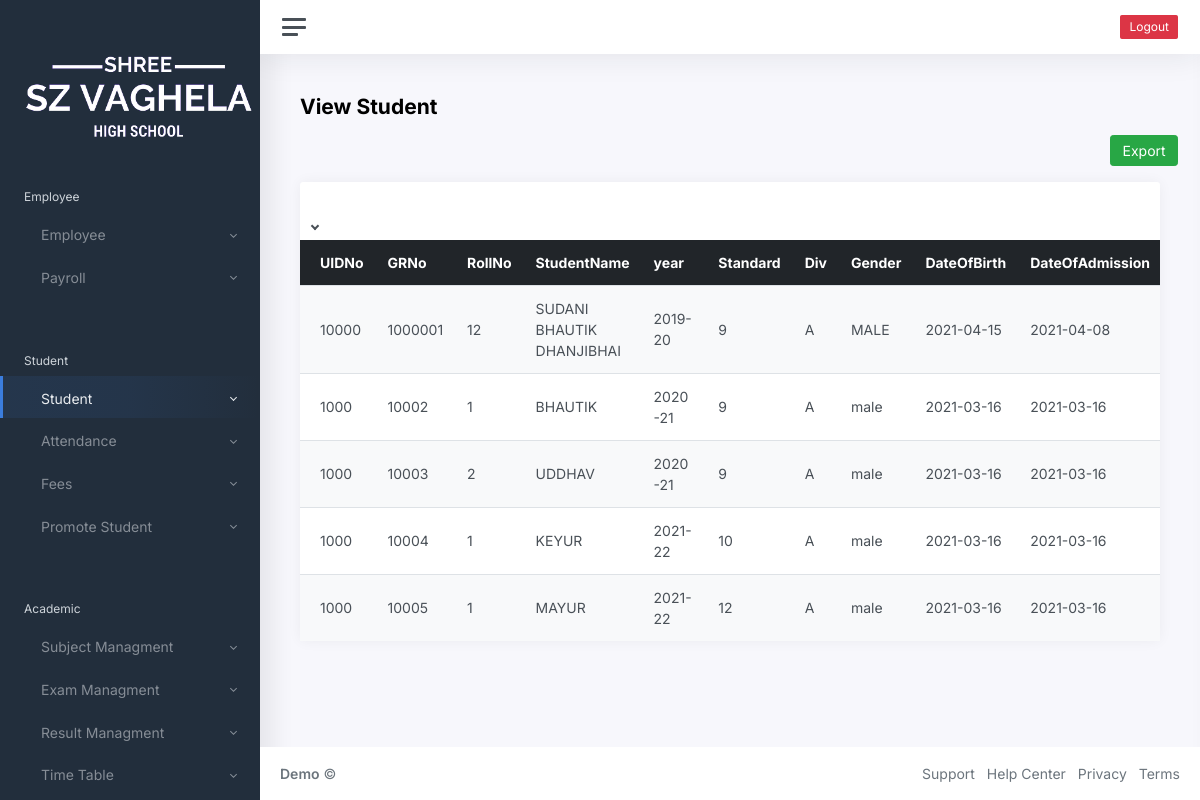
/student/student-view.php (signed in), run on an earlier commit of the app's database.
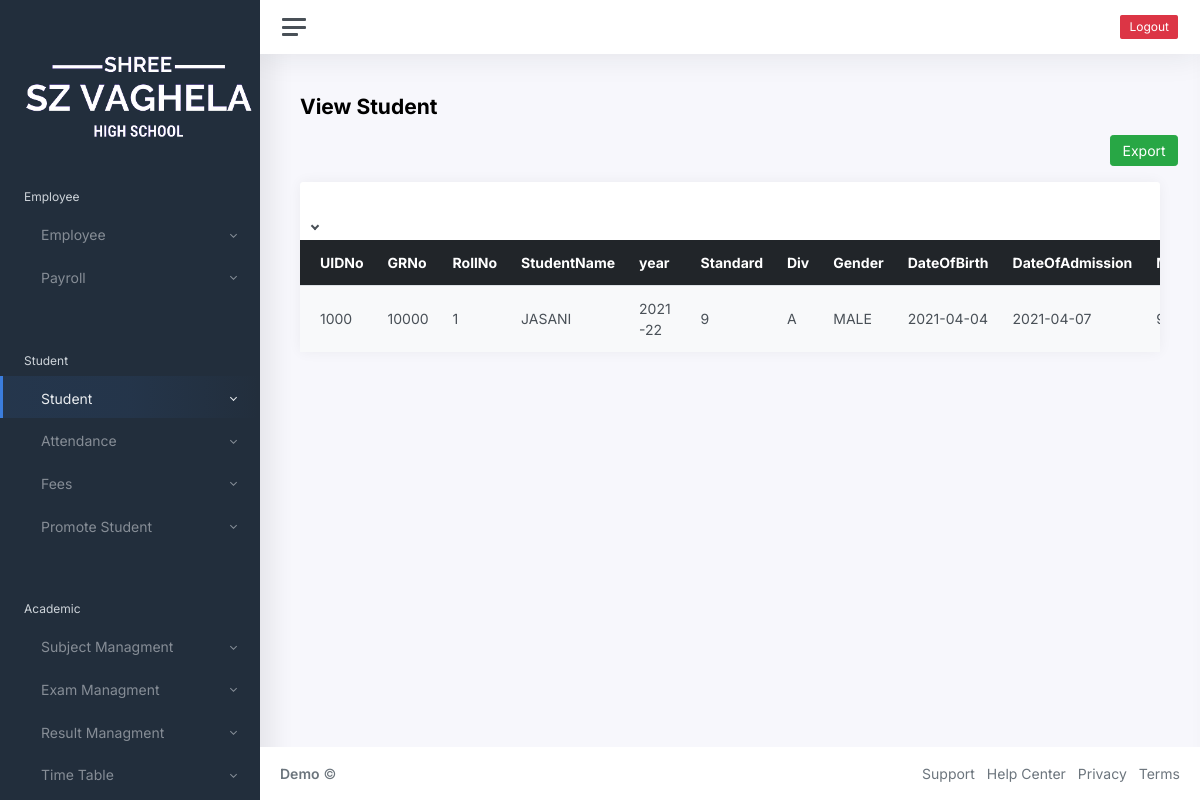
And on a later commit of the database.
### tables this page shows
CREATE TABLE `studentmaster` (
  `date` datetime NOT NULL,
  `StuUIDNo` varchar(13) NOT NULL,
  `StuGRNo` varchar(30) NOT NULL,
  `StuRollNo` int(20) NOT NULL,
  `Stuprefix` varchar(50) NOT NULL,
  `StuStudentName` varchar(150) NOT NULL,
  `Stumiddle` varchar(100) NOT NULL,
  `StuLastname` varchar(100) NOT NULL,
  `StuAcdemicyear` varchar(10) NOT NULL,
  `StuStandard` bigint(10) NOT NULL,
  `StuDiv` varchar(10) NOT NULL,
  `StuGender` varchar(10) NOT NULL,
  `StuDOB` date NOT NULL,
  `StuDateOfAdmission` date NOT NULL,
  `StuParentMobileNumber1` decimal(10,0) NOT NULL,
  `StuParentMobileNumber2` decimal(10,0) NOT NULL,
  `StuHouseNo` varchar(20) NOT NULL,
  `StuStreetName` varchar(20) NOT NULL,
  `StuLocation` varchar(50) NOT NULL,
  `StuCity` varchar(20) NOT NULL,
  `StuDist` varchar(20) NOT NULL,
  `StuBirthPlace` varchar(150) NOT NULL,
  `StuAadharNo` decimal(12,0) NOT NULL,
  `StuCategory` varchar(50) NOT NULL,
  `StuCaste` varchar(50) NOT NULL,
  `StuLastschoolname` varchar(50) NOT NULL,
  `StuBankname` varchar(20) NOT NULL,
  `StuBankACno` varchar(20) NOT NULL,
  `StuBankIFSCcode` varchar(20) NOT NULL,
  `StuStatus` varchar(15) NOT NULL,
  `StuStatusChangedDate` date NOT NULL,
  `file` varchar(255) NOT NULL,
  `filename` varchar(255) NOT NULL,
  `uploadfile` varchar(255) NOT NULL,
  `uploadfilename` varchar(255) NOT NULL
);

### student/student-view.php (the view, shortened to what this page needs)
<?php
include "./connectdb.php";
?>
<!DOCTYPE html>
<html lang="en">
<head>
	<link href="../css/app.css" rel="stylesheet">
</head>
<body>
	<div class="wrapper">
		<nav id="sidebar" class="sidebar">
			<div class="sidebar-content js-simplebar">
				<a class="sidebar-brand">
					<span width="30px">&nbsp;</span>
					<img src="../logo.png" alt="logo" srcset="" height="100px">
				</a>
				<ul class="sidebar-nav">
					<li class="sidebar-header">
						Employee
					</li>
					<li class="sidebar-item">
						<a href="#emp" data-toggle="collapse" class="sidebar-link collapsed">
							<i class="align-middle"></i> <span class="align-middle">Employee</span>
						</a>
					</li>
					<li class="sidebar-item">
						<a href="#payr" data-toggle="collapse" class="sidebar-link collapsed">
							<i class="align-middle"></i> <span class="align-middle">Payroll</span>
						</a>
					</li>
					<li class="sidebar-header">
					</li>
					<li class="sidebar-header">
						Student
					</li>
					<li class="sidebar-item  active">
						<a href="#addstu" data-toggle="collapse" class="sidebar-link collapsed">
							<i class="align-middle"></i> <span class="align-middle">Student</span>
						</a>
					</li>
					<li class="sidebar-item ">
						<a href="#attend" data-toggle="collapse" class="sidebar-link collapsed">
							<i class="align-middle"></i> <span class="align-middle">Attendance</span>
						</a>
					</li>
					<li class="sidebar-item ">
						<a href="#fee" data-toggle="collapse" class="sidebar-link collapsed">
							<i class="align-middle"></i> <span class="align-middle">Fees</span>
						</a>
					</li>
					<li class="sidebar-item ">
						<a href="#pstu" data-toggle="collapse" class="sidebar-link collapsed">
							<i class="align-middle"></i> <span class="align-middle">Promote Student </span>
						</a>
					</li>
					<li class="sidebar-header">
					</li>
					<li class="sidebar-header">
						Academic
					</li>
					<li class="sidebar-item ">
						<a href="#addsubject" data-toggle="collapse" class="sidebar-link collapsed">
							<i class="align-middle"></i> <span class="align-middle">Subject Managment</span>
						</a>
					</li>
					<li class="sidebar-item ">
						<a href="#exammaster" data-toggle="collapse" class="sidebar-link collapsed">
							<i class="align-middle"></i> <span class="align-middle">Exam Managment</span>
						</a>
					</li>
					<li class="sidebar-item ">
						<a href="#resultmaster" data-toggle="collapse" class="sidebar-link collapsed">
							<i class="align-middle"></i> <span class="align-middle">Result Managment</span>
						</a>
					</li>
					<li class="sidebar-item ">
						<a href="#timetable" data-toggle="collapse" class="sidebar-link collapsed">
							<i class="align-middle"></i> <span class="align-middle">Time Table</span>
						</a>
					</li>
				</ul>
			</div>
		</nav>
		<div class="main">
            <nav class="navbar navbar-expand navbar-light navbar-bg">
                <a class="sidebar-toggle d-flex">
                    <i class="hamburger align-self-center"></i>
                </a>
                <div class="navbar-collapse collapse">
                    <ul class="navbar-nav navbar-align">
                    <button type="button" class="btn btn-sm btn-danger" id="logout">Logout</button>
                    </ul>
                </div>
            </nav>
			<main class="content">
				<div class="container-fluid p-0">
					<div class=" mb-3 row">
						<div class="col-sm-12 ml-sm-auto">
							<h1 class="h3 mb-3" style="font-weight: bold;">View Student</h1>
						</div>
						<div class="col-sm-1 ml-sm-auto">
							<a href="xls.php"><button type="sumit" name="test_save" class="btn btn-custom-sm btn-success">Export</button></a>
						</div>
					</div>
				</div>
				<div class="col-70 col-xl-70">
					<div class="card">
						<div class="card-header">
						</div>
						<div class="col-lg-12">
							<div class="button-group">
								<button type="button" class="btn btn-default btn-sm dropdown-toggle" data-toggle="dropdown"><span class="glyphicon glyphicon-cog"></span> <span class="caret"></span></button>
							</div>
						</div>
						<div class="table-responsive " id="poll">
							<table class="table table-striped" id="myTable">
								<thead class="table table-dark">
									<tr>
										<th>UIDNo</th>
										<th>GRNo</th>
										<th>RollNo</th>
										<th>StudentName</th>
										<th>year</th>
										<th>Standard</th>
										<th>Div</th>
										<th>Gender</th>
										<th>DateOfBirth</th>
										<th>DateOfAdmission</th>
										<th>MobileNo1</th>
									</tr>
								</thead>
								<tbody>
									<?php
									$sql = "SELECT*FROM studentmaster";
									$data = mysqli_query($conn, $sql);
									$total = mysqli_num_rows($data);
									if ($total != 0) {
										while ($result = mysqli_fetch_assoc($data)) {
											echo "
                           		<tr>
                           		<td>" . $result['StuUIDNo'] . "</td>
                           		<td>" . $result['StuGRNo'] . " </td>
                           		<td>" . $result['StuRollNo'] . " </td>
                           		<td>" . $result['StuStudentName'] . "</td>
                           		<td>" . $result['StuAcdemicyear'] . "</td>
                           		<td>" . $result['StuStandard'] . "</td>
                           		<td>" . $result['StuDiv'] . "</td>
                                <td>" . $result["StuGender"] . "</td>
                                <td>" . $result["StuDOB"] . "</td>
                                <td>" . $result['StuDateOfAdmission'] . "</td>
                                <td>" . $result['StuParentMobileNumber1'] . "</td>
                                <td>" . $result['StuParentMobileNumber2'] . "</td>
                                <td>" . $result['StuHouseNo'] . "," . $result['StuStreetName'] . "," . $result['StuLocation'] . "," . $result['StuCity'] . "," . $result['StuDist'] . "</td>
                                <td>" . $result['StuBirthPlace'] . "</td>
                                <td>" . $result['StuAadharNo'] . "</td>
                                <td>" . $result['StuCategory'] . "</td>
                                <td>" . $result['StuCaste'] . "</td>
                                <td>" . $result['StuLastschoolname'] . "</td>
                                <td>" . $result['StuBankname'] . "</td>
                                <td>" . $result['StuBankACno'] . "</td>
                                <td>" . $result['StuBankIFSCcode'] . "</td>
                                <td>" . $result['StuStatus'] . "</td>
                                <td>" . $result['StuStatusChangedDate'] . "</td>
                               $result[StuUIDNo]$result[StuGRNo]$result[StuStudentName]$result[StuStandard]$result[StuDiv]$result[StuGender]$result[StuDOB]$result[StuDateOfAdmission]$result[StuParentMobileNumber1]$result[StuParentMobileNumber2]$result[StuHouseNo]$result[StuStreetName]$result[StuLocation]$result[StuCity]$result[StuDist]$result[StuBirthPlace]$result[StuAadharNo]$result[StuCategory]$result[StuCaste]$result[StuLastschoolname]$result[StuBankname]$result[StuBankACno]$result[StuBankIFSCcode]$result[StuStatus]$result[StuStatusChangedDate]
                                 <td><a href='update1.php?StuGRNo=$result[StuGRNo]'><input type='submit' value='Update' id='updatebtn' class='btn btn-custom-sm btn-success' onclick='return checkupdate()'></a></td>
                           	  <td><a href='delete1.php?StuUIDNo=$result[StuUIDNo]' onclick='return checkdelete()'><input type='submit' value='Delete' id='deletebtn' class='btn btn-custom-sm btn-danger'></a></td>
                           		</tr>";
										}
									} else {
										echo "No records found";
									}
									?>
								</tbody>
							</table>
						</div>
					</div>
				</div>
			</main>
			<footer class="footer">
				<div class="container-fluid">
					<div class="row text-muted">
						<div class="col-6 text-left">
							<p class="mb-0">
								<a href="index.html" class="text-muted"><strong>Demo</strong></a> &copy;
							</p>
						</div>
						<div class="col-6 text-right">
							<ul class="list-inline">
								<li class="list-inline-item">
									<a class="text-muted" href="#">Support</a>
								</li>
								<li class="list-inline-item">
									<a class="text-muted" href="#">Help Center</a>
								</li>
								<li class="list-inline-item">
									<a class="text-muted" href="#">Privacy</a>
								</li>
								<li class="list-inline-item">
									<a class="text-muted" href="#">Terms</a>
								</li>
							</ul>
						</div>
					</div>
				</div>
			</footer>
		</div>
	</div>
</body>
</html>

What changed in the data, as far as the page shows it:
removed studentmaster: StuUIDNo "10000", StuGRNo "1000001", StuRollNo "12", StuStudentName "SUDANI BHAUTIK DHANJIBHAI", StuAcdemicyear "2019-20", StuStandard "9", StuDiv "A", StuGender "MALE", StuDOB "2021-04-15", StuDateOfAdmission "2021-04-08"
removed studentmaster: StuUIDNo "1000", StuGRNo "10002", StuRollNo "1", StuStudentName "BHAUTIK", StuAcdemicyear "2020-21", StuStandard "9", StuDiv "A", StuGender "male", StuDOB "2021-03-16", StuDateOfAdmission "2021-03-16"
removed studentmaster: StuUIDNo "1000", StuGRNo "10003", StuRollNo "2", StuStudentName "UDDHAV", StuAcdemicyear "2020-21", StuStandard "9", StuDiv "A", StuGender "male", StuDOB "2021-03-16", StuDateOfAdmission "2021-03-16"
removed studentmaster: StuUIDNo "1000", StuGRNo "10004", StuRollNo "1", StuStudentName "KEYUR", StuAcdemicyear "2021-22", StuStandard "10", StuDiv "A", StuGender "male", StuDOB "2021-03-16", StuDateOfAdmission "2021-03-16"
removed studentmaster: StuUIDNo "1000", StuGRNo "10005", StuRollNo "1", StuStudentName "MAYUR", StuAcdemicyear "2021-22", StuStandard "12", StuDiv "A", StuGender "male", StuDOB "2021-03-16", StuDateOfAdmission "2021-03-16"
added studentmaster: StuUIDNo "1000", StuGRNo "10000", StuRollNo "1", StuStudentName "JASANI", StuAcdemicyear "2021-22", StuStandard "9", StuDiv "A", StuGender "MALE", StuDOB "2021-04-04", StuDateOfAdmission "2021-04-07"
